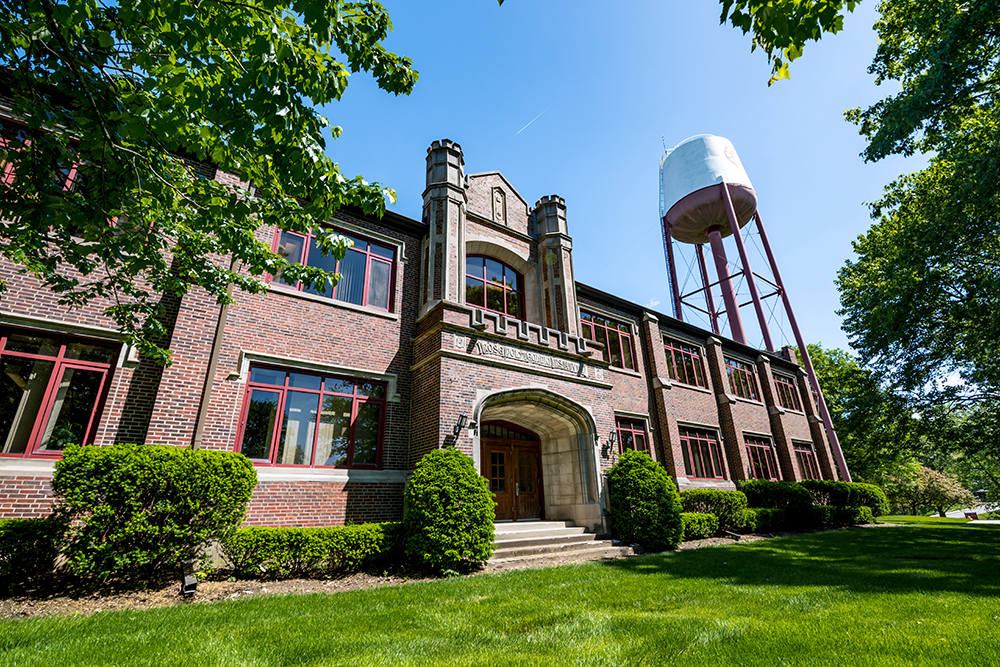
#> input picture rose.jpeg, 1000 x 667 px
$ jupyter execute kernel-demo.ipynb   (older library calls are emulated)
#> lines starting #> are read from the running program, lines starting #| are printed output that depends on the picture
<a href="https://colab.research.google.com/github/SandyaSuresh/RTLCompVisionWorkshop/blob/main/kernel-demo.ipynb" target="_parent"></a>

Load an image and funciton to show it

[cell 1]
import cv2
import numpy as np
import matplotlib.pyplot as plt

# Load image
img = cv2.imread("rose.jpeg")
#> img is the input picture: shape (667, 1000, 3); mean B, G, R 86.8, 109.4, 92.4
if img is None:
    raise FileNotFoundError("Image not found. Check path!")
gray = cv2.cvtColor(img, cv2.COLOR_BGR2GRAY)
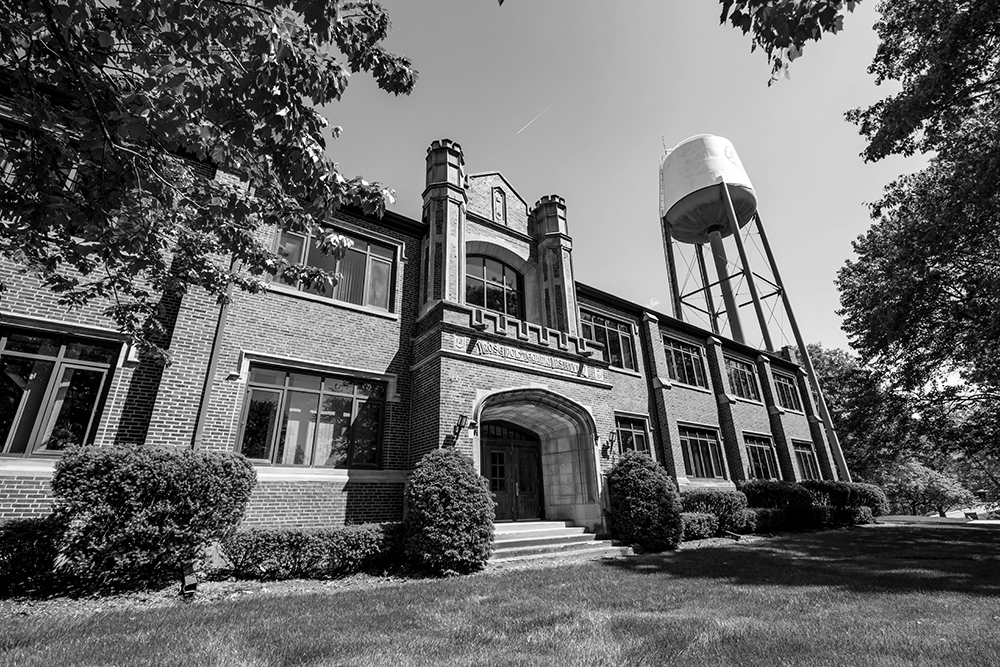
#> gray: shape (667, 1000); min 0, max 255, mean 101.7


# Helper function to display results
def show(img_original, img_filtered, title):
    plt.figure(figsize=(10, 5))

    plt.subplot(1, 2, 1)
    plt.imshow(cv2.cvtColor(img_original, cv2.COLOR_BGR2RGB))
    plt.title("Original")
    plt.axis("off")

    plt.subplot(1, 2, 2)
    plt.imshow(cv2.cvtColor(img_filtered, cv2.COLOR_BGR2RGB))
    plt.title(title)
    plt.axis("off")

    plt.show()

**Gaussian Blur**

>
> Gaussian blur smooths the image by averaging neighboring pixels with a Gaussian weighting.
It reduces noise and detail gradually, creating a soft blur effect.
>

*   Good for denoising
*   Smooths edges
*   Kernel size controls blur strength

[cell 2]
kernel_gaussian = np.array([
    [1,  4,  7,  4, 1],
    [4, 16, 26, 16, 4],
    [7, 26, 41, 26, 7],
    [4, 16, 26, 16, 4],
    [1,  4,  7,  4, 1]
], dtype=np.float32)

kernel_gaussian = kernel_gaussian / kernel_gaussian.sum()

filtered = cv2.filter2D(img, -1, kernel_gaussian)
show(img, filtered, "Gaussian Blur")

**Sobel X Filter**

>Sobel X detects vertical edges — meaning changes in intensity along the horizontal direction.

* Bright → dark transitions become highlights
* Useful for detecting object boundaries
* Produces strong edge maps

Sobel filter(OpenCV built in)

[cell 3]
sobelx_cv = cv2.Sobel(gray, cv2.CV_64F, dx=1, dy=0, ksize=3)
sobelx_cv = cv2.convertScaleAbs(sobelx_cv)
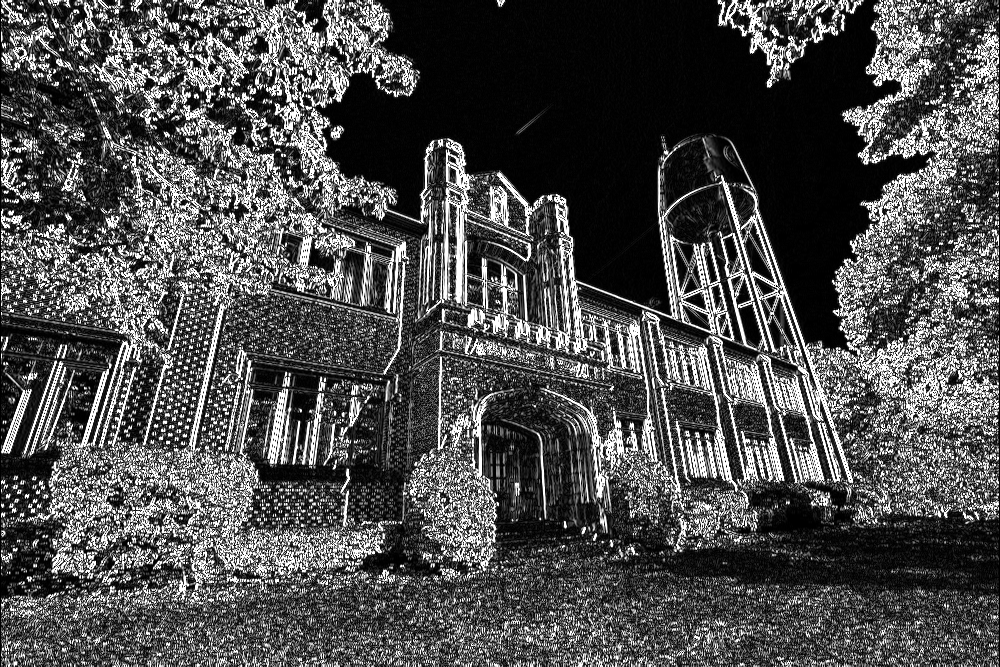
#> sobelx_cv: shape (667, 1000); min 0, max 255, mean 78.1

show(gray, sobelx_cv, "Sobel X (OpenCV)")

Sobel filter(manual convolution)

[cell 4]
sobel_x_kernel = np.array([
    [-1, 0, 1],
    [-2, 0, 2],
    [-1, 0, 1]
], dtype=np.float32)

sobelx_manual = cv2.filter2D(gray, cv2.CV_64F, sobel_x_kernel)
sobelx_manual = cv2.convertScaleAbs(sobelx_manual)

show(gray, sobelx_manual, "Sobel X (Manual Convolution)")

**Sobel Y Filter**

>Sobel Y detects horizontal edges by calculating intensity changes along the y-direction.

Sobel filter(OpenCV built in)

[cell 5]
sobely_cv = cv2.Sobel(gray, cv2.CV_64F, dx=0, dy=1, ksize=3)
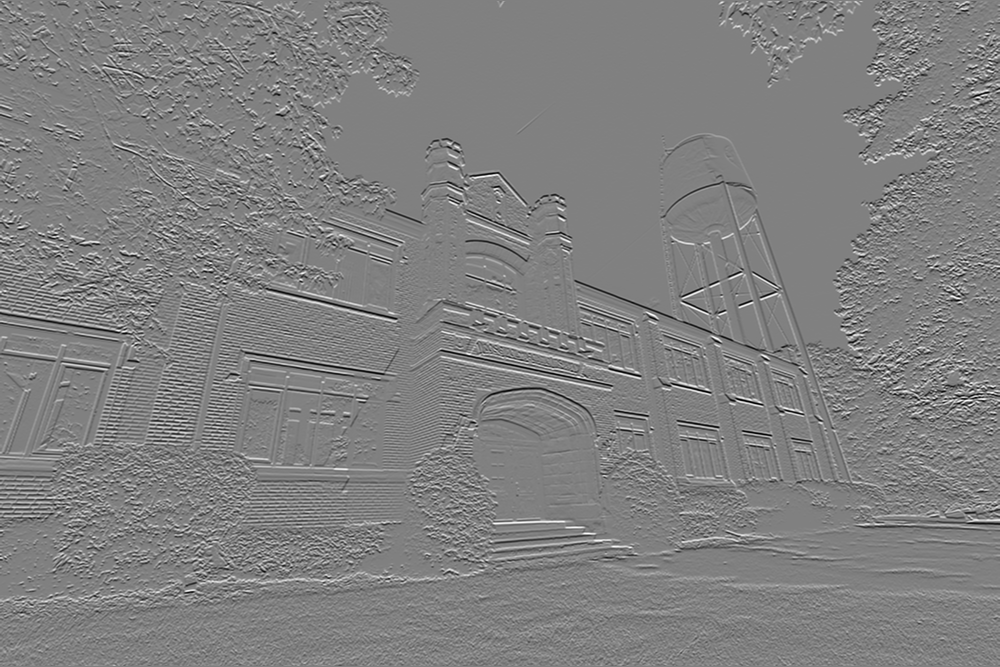
#> sobely_cv: shape (667, 1000) float64; min -1020, max 1003, mean 0.2; drawn with min black and max white
sobely_cv = cv2.convertScaleAbs(sobely_cv)
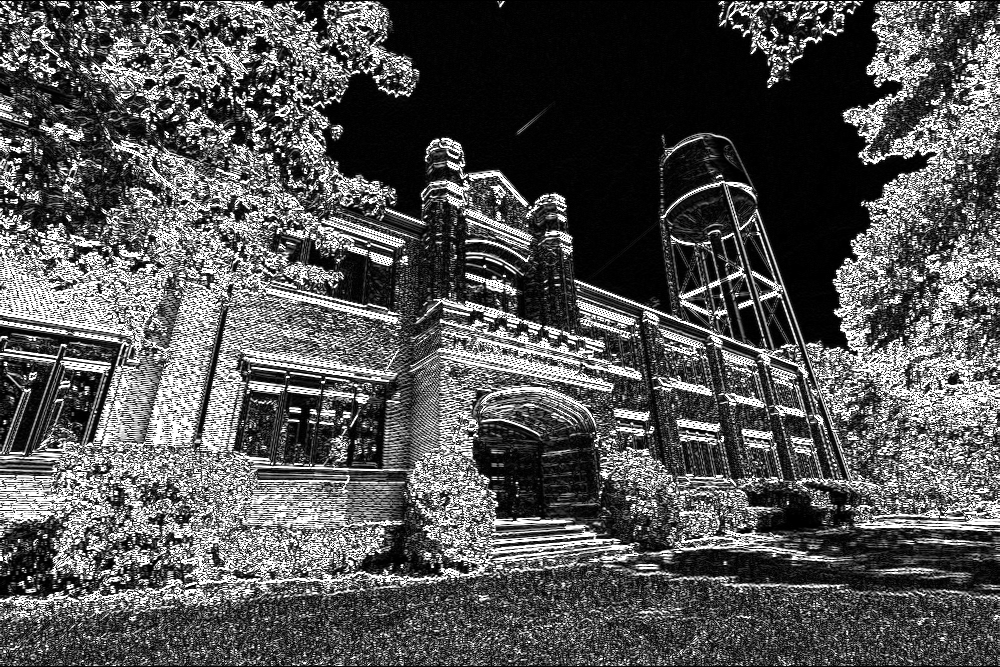
#> sobely_cv: shape (667, 1000); min 0, max 255, mean 84.5

show(gray, sobely_cv, "Sobel Y (OpenCV)")
#> call 4 of show, with title = 'Sobel Y (OpenCV)'
#> in show (call 4), `plt.show()`:
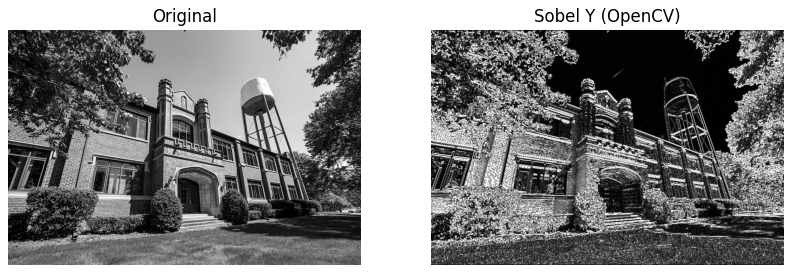
#> figure drawn by matplotlib, 2 panels

Sobel filter(manual convolution)

[cell 6]
sobel_y_kernel = np.array([
    [-1, -2, -1],
    [ 0,  0,  0],
    [ 1,  2,  1]
], dtype=np.float32)

sobely_manual = cv2.filter2D(gray, cv2.CV_64F, sobel_y_kernel)
sobely_manual = cv2.convertScaleAbs(sobely_manual)

show(gray, sobely_manual, "Sobel Y (Manual Convolution)")

**Laplacian Filter**

>The Laplacian detects edges in all directions at once using second-order derivatives.

* Strong response to edges
* Enhances outlines
* Good for overall edge detection

[cell 7]
kernel_lap = np.array([
    [0, -1, 0],
    [-1, 4, -1],
    [0, -1, 0]
], dtype=np.float32)

filtered = cv2.filter2D(img, -1, kernel_lap)
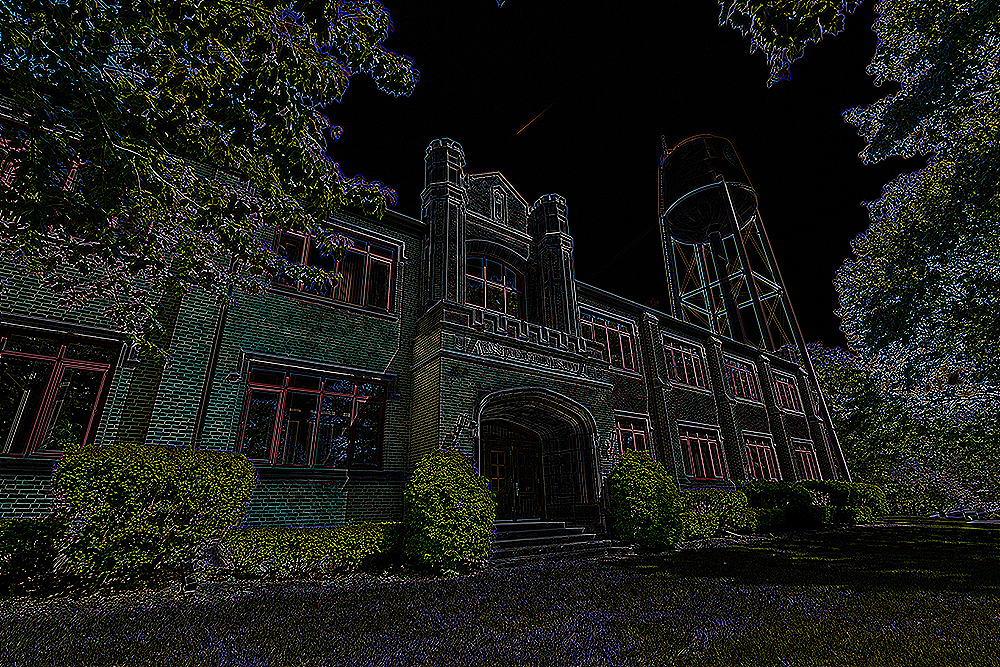
#> filtered: shape (667, 1000, 3); mean B, G, R 21.9, 28.3, 26.8
show(img, filtered, "Laplacian")
#> in show (call 6), `plt.show()`:
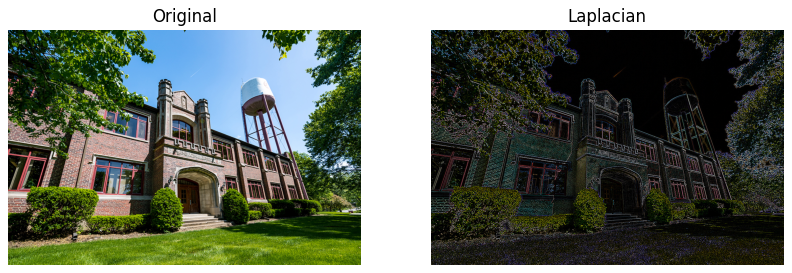
#> figure drawn by matplotlib, 2 panels

**Sharpen Filter**

>This kernel increases contrast around edges, making the image appear sharper.

* Highlights fine details
* Restores crispness
* Often used for photo enhancement

[cell 8]
kernel_sharp = np.array([
    [ 0, -1,  0],
    [-1,  5, -1],
    [ 0, -1,  0]
], dtype=np.float32)

filtered = cv2.filter2D(img, -1, kernel_sharp)
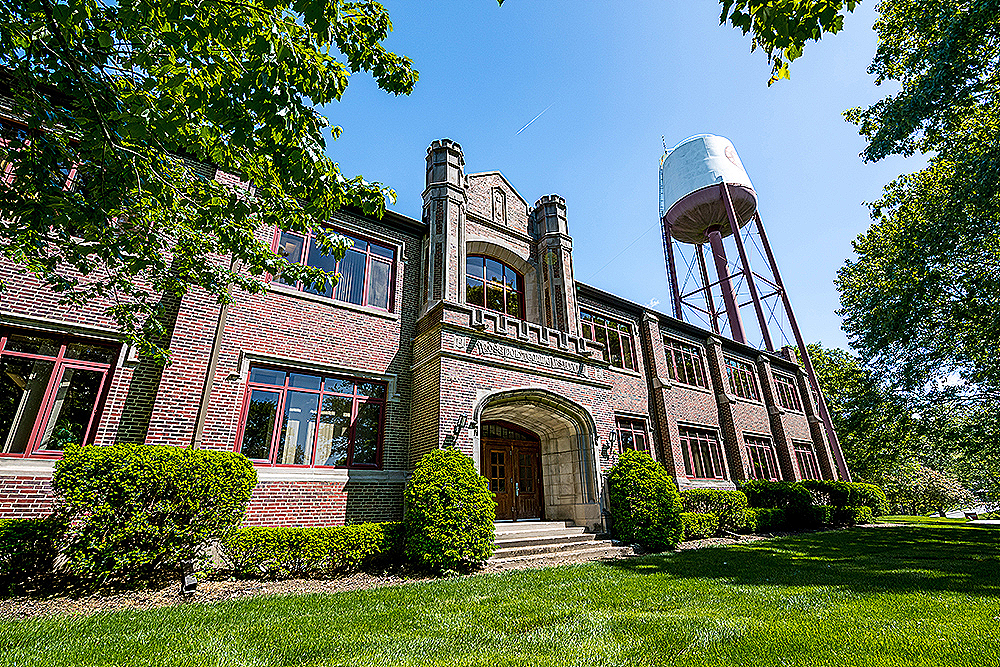
#> filtered: shape (667, 1000, 3); mean B, G, R 93.5, 113.7, 98.1
show(img, filtered, "Sharpen")
#> in show (call 7), `plt.show()`:
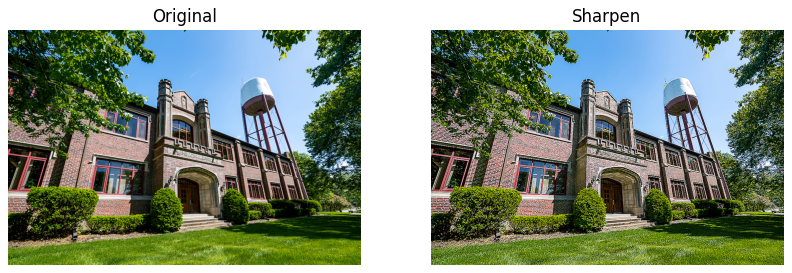
#> figure drawn by matplotlib, 2 panels
